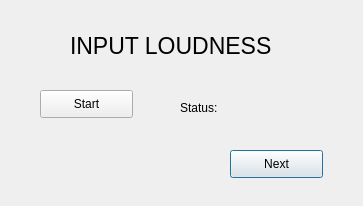
<?xml version="1.0" encoding="UTF-8"?>
<ui version="4.0">
 <class>Input_Loudness</class>
 <widget class="QDialog" name="Input_Loudness">
  <property name="geometry">
   <rect>
    <x>0</x>
    <y>0</y>
    <width>363</width>
    <height>206</height>
   </rect>
  </property>
  <property name="windowTitle">
   <string>Dialog</string>
  </property>
  <widget class="QPushButton" name="PBNext">
   <property name="geometry">
    <rect>
     <x>230</x>
     <y>150</y>
     <width>93</width>
     <height>28</height>
    </rect>
   </property>
   <property name="text">
    <string>Next</string>
   </property>
  </widget>
  <widget class="QLabel" name="Status_Label">
   <property name="geometry">
    <rect>
     <x>250</x>
     <y>100</y>
     <width>211</width>
     <height>20</height>
    </rect>
   </property>
   <property name="text">
    <string/>
   </property>
  </widget>
  <widget class="QLabel" name="label">
   <property name="geometry">
    <rect>
     <x>180</x>
     <y>100</y>
     <width>61</width>
     <height>16</height>
    </rect>
   </property>
   <property name="text">
    <string>Status:</string>
   </property>
  </widget>
  <widget class="QLabel" name="label_2">
   <property name="geometry">
    <rect>
     <x>70</x>
     <y>30</y>
     <width>231</width>
     <height>31</height>
    </rect>
   </property>
   <property name="font">
    <font>
     <pointsize>17</pointsize>
    </font>
   </property>
   <property name="text">
    <string>INPUT LOUDNESS</string>
   </property>
  </widget>
  <widget class="QPushButton" name="PBStart">
   <property name="geometry">
    <rect>
     <x>40</x>
     <y>90</y>
     <width>93</width>
     <height>28</height>
    </rect>
   </property>
   <property name="text">
    <string>Start</string>
   </property>
  </widget>
 </widget>
 <resources/>
 <connections/>
</ui>
